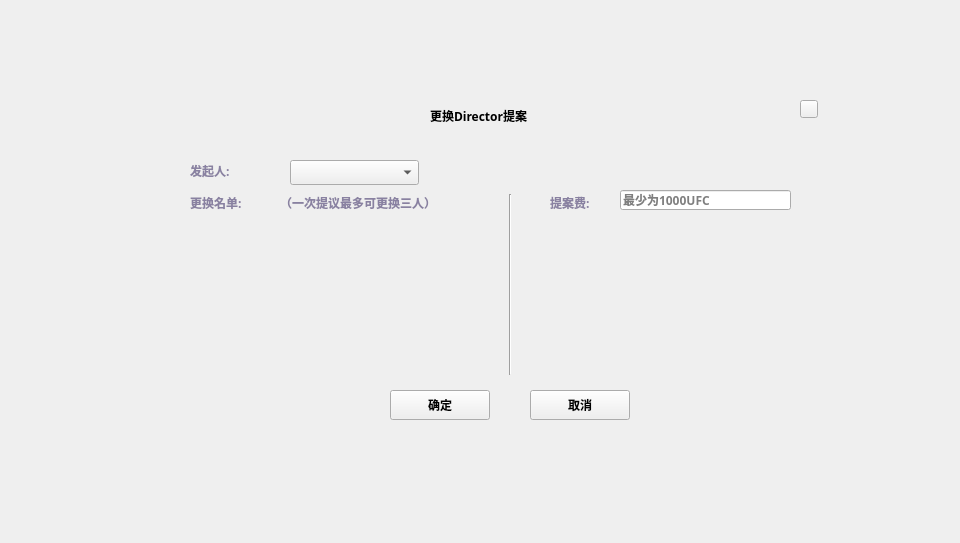
<?xml version="1.0" encoding="UTF-8"?>
<ui version="4.0">
 <class>ChangeSenatorDialog</class>
 <widget class="QDialog" name="ChangeSenatorDialog">
  <property name="geometry">
   <rect>
    <x>0</x>
    <y>0</y>
    <width>960</width>
    <height>543</height>
   </rect>
  </property>
  <property name="windowTitle">
   <string>Dialog</string>
  </property>
  <widget class="QWidget" name="widget" native="true">
   <property name="geometry">
    <rect>
     <x>0</x>
     <y>0</y>
     <width>960</width>
     <height>543</height>
    </rect>
   </property>
   <property name="font">
    <font>
     <family>Microsoft YaHei UI Light</family>
     <weight>75</weight>
     <bold>true</bold>
    </font>
   </property>
   <widget class="QWidget" name="containerWidget" native="true">
    <property name="geometry">
     <rect>
      <x>140</x>
      <y>90</y>
      <width>691</width>
      <height>351</height>
     </rect>
    </property>
    <property name="font">
     <font>
      <family>微软雅黑</family>
     </font>
    </property>
    <widget class="QToolButton" name="cancelBtn">
     <property name="geometry">
      <rect>
       <x>390</x>
       <y>300</y>
       <width>100</width>
       <height>30</height>
      </rect>
     </property>
     <property name="font">
      <font>
       <family>Microsoft YaHei UI Light</family>
       <weight>75</weight>
       <bold>true</bold>
      </font>
     </property>
     <property name="cursor">
      <cursorShape>PointingHandCursor</cursorShape>
     </property>
     <property name="styleSheet">
      <string notr="true"/>
     </property>
     <property name="text">
      <string>取消</string>
     </property>
    </widget>
    <widget class="QLabel" name="nameLabel">
     <property name="geometry">
      <rect>
       <x>290</x>
       <y>10</y>
       <width>211</width>
       <height>31</height>
      </rect>
     </property>
     <property name="font">
      <font>
       <family>Microsoft YaHei UI Light</family>
       <weight>75</weight>
       <bold>true</bold>
      </font>
     </property>
     <property name="text">
      <string>更换Director提案</string>
     </property>
    </widget>
    <widget class="QToolButton" name="okBtn">
     <property name="geometry">
      <rect>
       <x>250</x>
       <y>300</y>
       <width>100</width>
       <height>30</height>
      </rect>
     </property>
     <property name="font">
      <font>
       <family>Microsoft YaHei UI Light</family>
       <weight>75</weight>
       <bold>true</bold>
      </font>
     </property>
     <property name="cursor">
      <cursorShape>PointingHandCursor</cursorShape>
     </property>
     <property name="styleSheet">
      <string notr="true"/>
     </property>
     <property name="text">
      <string>确定</string>
     </property>
    </widget>
    <widget class="QToolButton" name="closeBtn">
     <property name="geometry">
      <rect>
       <x>660</x>
       <y>10</y>
       <width>18</width>
       <height>18</height>
      </rect>
     </property>
     <property name="cursor">
      <cursorShape>PointingHandCursor</cursorShape>
     </property>
     <property name="focusPolicy">
      <enum>Qt::NoFocus</enum>
     </property>
     <property name="styleSheet">
      <string notr="true"/>
     </property>
     <property name="text">
      <string/>
     </property>
    </widget>
    <widget class="QComboBox" name="account">
     <property name="geometry">
      <rect>
       <x>150</x>
       <y>70</y>
       <width>129</width>
       <height>25</height>
      </rect>
     </property>
    </widget>
    <widget class="QLabel" name="label">
     <property name="geometry">
      <rect>
       <x>50</x>
       <y>70</y>
       <width>101</width>
       <height>21</height>
      </rect>
     </property>
     <property name="styleSheet">
      <string notr="true">QLabel{color: rgb(137,129,161);
font: 11px &quot;Microsoft YaHei UI Light&quot;;}</string>
     </property>
     <property name="text">
      <string>发起人:</string>
     </property>
    </widget>
    <widget class="QLabel" name="label_2">
     <property name="geometry">
      <rect>
       <x>50</x>
       <y>102</y>
       <width>91</width>
       <height>21</height>
      </rect>
     </property>
     <property name="styleSheet">
      <string notr="true">QLabel{color: rgb(137,129,161);
font: 11px &quot;Microsoft YaHei UI Light&quot;;}</string>
     </property>
     <property name="text">
      <string>更换名单:</string>
     </property>
    </widget>
    <widget class="QLabel" name="label_3">
     <property name="geometry">
      <rect>
       <x>140</x>
       <y>102</y>
       <width>211</width>
       <height>21</height>
      </rect>
     </property>
     <property name="styleSheet">
      <string notr="true">QLabel{color: rgb(137,129,161);
font: 11px &quot;Microsoft YaHei UI Light&quot;;}</string>
     </property>
     <property name="text">
      <string>（一次提议最多可更换三人）</string>
     </property>
    </widget>
    <widget class="ChangeSenatorSwitchWidget" name="replaceWidget" native="true">
     <property name="geometry">
      <rect>
       <x>50</x>
       <y>130</y>
       <width>290</width>
       <height>150</height>
      </rect>
     </property>
    </widget>
    <widget class="QStackedWidget" name="stackedWidget_fee">
     <property name="geometry">
      <rect>
       <x>410</x>
       <y>140</y>
       <width>221</width>
       <height>151</height>
      </rect>
     </property>
    </widget>
    <widget class="QLabel" name="label_4">
     <property name="geometry">
      <rect>
       <x>410</x>
       <y>102</y>
       <width>71</width>
       <height>21</height>
      </rect>
     </property>
     <property name="styleSheet">
      <string notr="true">QLabel{color: rgb(137,129,161);
font: 11px &quot;Microsoft YaHei UI Light&quot;;}</string>
     </property>
     <property name="text">
      <string>提案费:</string>
     </property>
    </widget>
    <widget class="QLineEdit" name="lineEdit_feeNumber">
     <property name="geometry">
      <rect>
       <x>480</x>
       <y>100</y>
       <width>171</width>
       <height>20</height>
      </rect>
     </property>
     <property name="placeholderText">
      <string>最少为1000UFC</string>
     </property>
    </widget>
    <widget class="Line" name="line">
     <property name="geometry">
      <rect>
       <x>360</x>
       <y>104</y>
       <width>20</width>
       <height>181</height>
      </rect>
     </property>
     <property name="orientation">
      <enum>Qt::Vertical</enum>
     </property>
    </widget>
   </widget>
  </widget>
 </widget>
 <customwidgets>
  <customwidget>
   <class>ChangeSenatorSwitchWidget</class>
   <extends>QWidget</extends>
   <header>citizen/ChangeSenatorSwitchWidget.h</header>
   <container>1</container>
  </customwidget>
 </customwidgets>
 <resources/>
 <connections/>
</ui>
